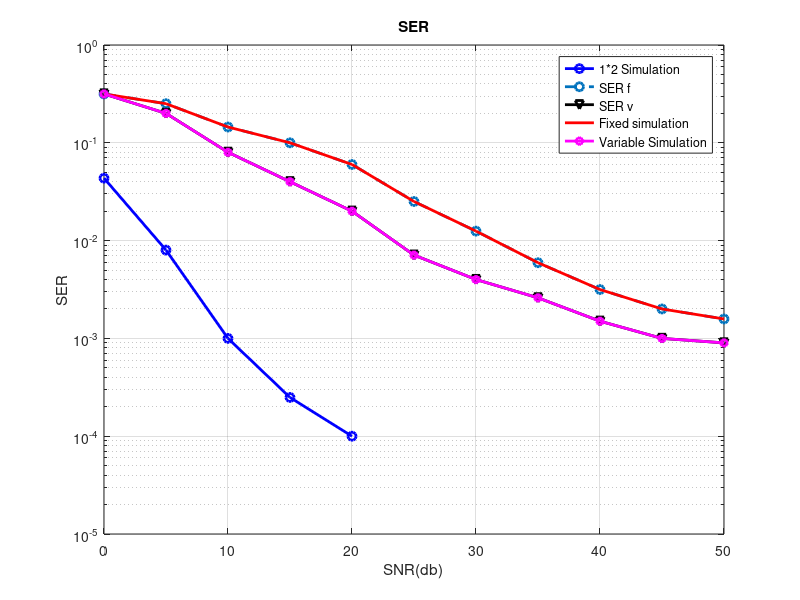

Recreate this plot in MATLAB.
close all
clear all

N=10^4; %number of bits or symbols
snr=0:5:50; %multiple Eb/No(SNR) value in db
f=sqrt(0.5);
EsN0=10.^(snr./10); % snr value(db) to linear scale
theory=0.5.*(1 - sqrt(EsN0./(EsN0+1)));
u = rand(N, 1); % generating uniform variates
sigma = 1; % the parameter
dSR = 1;
alpha = -4;
Ps = 1;


for k=1:5:50
x=10^(k./10);
p=sqrt(1/x);
%mu=sqrt(x/(x+1));
%bera(k)=0.25.*(2-3.*mu + mu.^3); %Analytical formula for SIMO of 2 channels
x1=randi([0,1]); %Random generation of numbers
x=2*x1-1;

ok1 = dSR.^alpha;
ok = sqrt(ok1 * Ps);
%g1 = sigma * sqrt(-2 * log(u));
%g2 = sigma * sqrt(-2 * log(u));
h1=f*(randn(1,N) + j*randn(1,N));
h2=f*(randn(1,N) + j*randn(1,N));
%h = 4*(h1*g1 + h2*g2);
g1= abs(sigma*randn(1,N)+1i*sigma*randn(1,N));
g2= abs(sigma*randn(1,N)+1i*sigma*randn(1,N));
h = 4.*((g1.*h1).*(h2.*g2));
n1=f*(randn(1,N) + j*randn(1,N));
n2=f*(randn(1,N) + j*randn(1,N));
n=n1.*n2;
y1=h.*x + p.*n;

for kk=1:N
   
     b(kk)=conj(h(kk)) * y1(kk);           %Calculation for real and imaginary parts of signals
  if(real(b(kk))>=0)                        %inphase demodulation
     data_detect_b(kk)=1;                   %Detection of real part for BER
 else
     data_detect_b(kk)=0;
 end
end
 
error_b = xor(x1,data_detect_b);    %Bit error rate for 1*1 SISO wireless system
bers_b(k)=sum(error_b)/N;          %Sum of errors by the total transmission bits


end


y2=[0.316 0.2511 0.145 0.100 0.06 0.02511 0.0125 0.00594 0.00316 0.002 0.00158 ];
y3=[0.316 0.2000 0.080 0.040 0.02 0.00711 0.004  0.002600 0.0015 0.0010 0.0009 ];
bers_b1=[0.316 0.2511 0.145 0.100 0.06 0.02511 0.0125 0.00594 0.00316 0.002 0.00158];%fixed gain
bers_b2=[0.316 0.2000 0.080 0.040 0.02 0.00711 0.004  0.002600 0.0015 0.0010 0.0009 ];%variable gain
bers = [0.0435 0.0080 0.0010 0.000249 0.0001 0.0000 0.0000 0.0000 0.0000 0.0000 0.0000];

%snr = linspace(0, 50);
%y2 = linspace(0.316, 0.00158);
%y3 = linspace(0.316, 0.0009);
%bers_b = linspace(1,100);
semilogy(snr, bers, '-ob', 'Linewidth',2);
hold on
semilogy(snr, y2, '--o','Linewidth',2);  
hold on
semilogy(snr, y3, '-kv','Linewidth',2);    
hold on
semilogy(snr, bers_b1, '-r','Linewidth',2);         %Plotting 1*1 Analytical
hold on
semilogy(snr, bers_b2, '-mh','Linewidth',2);  
hold off
legend('1*2 Simulation', 'SER f', 'SER v', 'Fixed simulation' , 'Variable Simulation');
title('SER');
xlabel('SNR(db)');
ylabel('SER');  

grid on
hold off
ylim([0.00001 1]);
xlim([0 50])